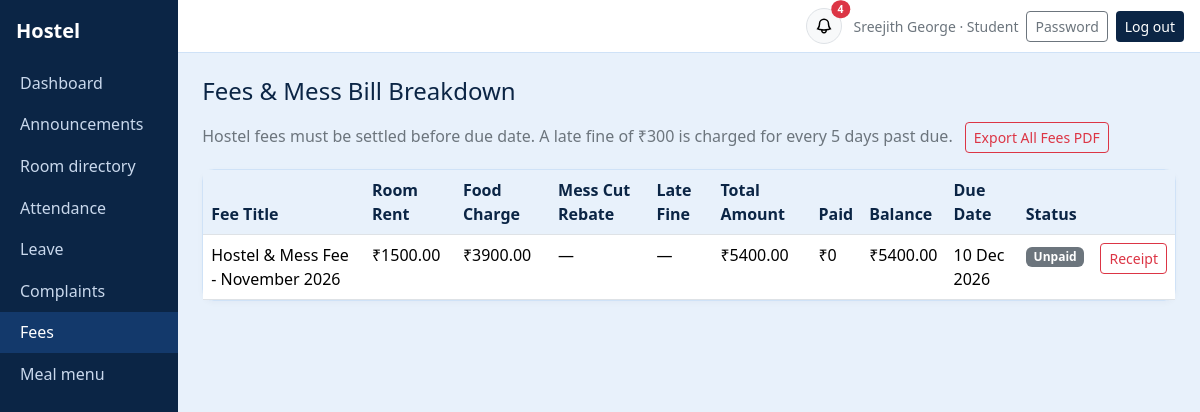
Page /me/fees/ (signed in) on the committed database.
### core/models.py (models this page shows, shortened)
class User(AbstractUser):
    ROLES = [("admin", "Super Admin"), ("warden", "Warden"), ("student", "Student"), ("parent", "Parent")]
    role = models.CharField(max_length=10, choices=ROLES, default="student")
    phone = models.CharField(max_length=20, blank=True)
    must_change_password = models.BooleanField(default=False)
    @property
    def display_name(self):
        return self.get_full_name() or self.username

class Fee(models.Model):
    student = models.ForeignKey(Student, on_delete=models.CASCADE, related_name="fees")
    title = models.CharField(max_length=100)
    amount = models.DecimalField(max_digits=10, decimal_places=2)
    due_date = models.DateField()
    month = models.CharField("Billing month (YYYY-MM)", max_length=7, blank=True)
    rent_amount = models.DecimalField("Fixed Rent", max_digits=10, decimal_places=2, default=Decimal("0.00"), blank=True)
    food_amount = models.DecimalField("Food Charge", max_digits=10, decimal_places=2, default=Decimal("0.00"), blank=True)
    mess_cut_days = models.PositiveIntegerField("Mess Cut Days", default=0, blank=True)
    mess_cut_amount = models.DecimalField("Mess Cut Deduction", max_digits=10, decimal_places=2, default=Decimal("0.00"), blank=True)
    base_amount = models.DecimalField("Base Fee Amount", max_digits=10, decimal_places=2, default=Decimal("0.00"), blank=True)
    fine_amount = models.DecimalField("Late Fine Amount", max_digits=10, decimal_places=2, default=Decimal("0.00"), blank=True)
    fine_waived = models.BooleanField("Waive Late Fine", default=False, blank=True)
    notes = models.CharField("Notes / Breakdown", max_length=255, blank=True)
    class Meta:
        ordering = ["due_date"]
    @property
    def paid(self):
        return self.payments.aggregate(t=Sum("amount"))["t"] or 0
    @property
    def balance(self):
        return self.amount - self.paid
    @property
    def status(self):
        if self.balance <= 0:
            return "Paid"
        if self.paid > 0:
            return "Partly paid"
        return "Overdue" if self.due_date < date.today() else "Unpaid"

### core/views.py (the view, shortened to what this page needs)
# urls.py: path("me/fees/", v.my_fees, name="my_fees"),
@role_required("student", "parent")
def my_fees(request):
    u = request.user
    if u.role == "parent":
        p = getattr(u, "parent", None)
        children = list(p.children.select_related("user").all()) if p else []
        if not children:
            return show(
                request, "plain", title="Fees & Mess Bill Breakdown",
                headers=["Fee Title", "Room Rent", "Food Charge", "Mess Cut Rebate", "Late Fine", "Total Amount", "Paid", "Balance", "Due Date", "Status", ""],
                rows=[],
                note="No student accounts are currently linked to your parent profile.",
            )
        child_id = request.GET.get("child")
        s = None
        if child_id:
            s = next((c for c in children if str(c.pk) == str(child_id)), None)
        if not s:
            s = children[0]
    else:
        children = []
        s = _mine(request)
    for f_obj in s.fees.filter(due_date__lt=date.today()):
        f_obj.sync_late_fine()
    rows = [
        (
            x.title,
            f"₹{x.rent_amount}" if x.rent_amount else "—",
            f"₹{x.food_amount}" if x.food_amount else "—",
            f"-₹{x.mess_cut_amount} ({x.mess_cut_days}d)" if (x.mess_cut_amount and x.mess_cut_amount > 0) else "—",
            f"+₹{x.fine_amount} ({x.overdue_days}d late)" if (x.fine_amount and x.fine_amount > 0) else ("Waived" if x.fine_waived else "—"),
            f"₹{x.amount}",
            f"₹{x.paid}",
            f"₹{x.balance}",
            date_s(x.due_date),
            badge(x.status),
            format_html('<a class="btn btn-sm btn-outline-danger" href="{}">Receipt</a>', reverse("fee_pdf", args=[x.pk])),
        )
        for x in s.fees.all()
    ]
    export_url = reverse("my_fees_export_pdf")
    if u.role == "parent":
        export_url += f"?child={s.pk}"
    child_switcher = ""
    note_text = f'Hostel fees must be settled before due date. A late fine of ₹300 is charged for every 5 days past due. <a class="btn btn-sm btn-outline-danger ms-2" href="{export_url}">Export All Fees PDF</a>'
    note = format_html('{}{}', mark_safe(child_switcher), mark_safe(note_text)) if child_switcher else format_html('{}', mark_safe(note_text))
    title = f"Fees & Mess Bill Breakdown · {s.user.display_name} ({s.roll_no})" if u.role == "parent" else "Fees & Mess Bill Breakdown"
    return show(
        request, "plain", title=title,
        headers=["Fee Title", "Room Rent", "Food Charge", "Mess Cut Rebate", "Late Fine", "Total Amount", "Paid", "Balance", "Due Date", "Status", ""],
        rows=rows,
        note=note,
    )

### core/views.py (called while the page is built)
def badge(t):
    return format_html('<span class="badge text-bg-{}">{}</span>', BADGE.get(str(t), "secondary"), t)

def role_required(*roles):
    def deco(view):
        @wraps(view)
        @login_required
        def inner(request, *a, **k):
            if request.user.role not in roles:
                raise PermissionDenied
            return view(request, *a, **k)
        return inner
    return deco

def show(request, template, **ctx):
    return render(request, f"core/{template}.html", ctx)

def date_s(d):
    return d.strftime("%d %b %Y") if d else "—"

def _mine(request):
    return request.user.student

### core/templates/core/plain.html (shortened to what this page needs)
{% extends "core/base.html" %}{% block content %}
<h4 style="color:var(--navy)" class="mb-3">{{ title }}</h4>{% if note %}<p class="text-secondary">{{ note }}</p>{% endif %}
<div class="card"><div class="table-responsive"><table class="table mb-0"><thead><tr>{% for h in headers %}<th>{{ h }}</th>{% endfor %}</tr></thead><tbody>
{% for r in rows %}<tr>{% for c in r %}<td>{{ c }}</td>{% endfor %}</tr>{% empty %}<tr><td colspan="{{ headers|length }}" class="text-center text-secondary py-4">Nothing here yet.</td></tr>{% endfor %}
</tbody></table></div></div>{% endblock %}

### core/templates/core/base.html (shortened to what this page needs)
{% load static %}<!doctype html>
<html lang="en"><head><meta charset="utf-8"><meta name="viewport" content="width=device-width, initial-scale=1">
<link href="https://cdn.jsdelivr.net/npm/bootstrap@5.3.3/dist/css/bootstrap.min.css" rel="stylesheet">
</head><body>
{% if user.is_authenticated and not hide_nav %}
<div class="d-flex">
 <nav class="sidebar py-3" id="sb"><div class="px-3 pb-3 text-white fs-5 fw-semibold">Hostel</div>
  {% for name, label in nav_items %}<a href="{% url name %}" {% if request.resolver_match.url_name == name or name == 'attendance' and request.resolver_match.url_name == 'attendance_history' or name == 'rooms' and request.resolver_match.url_name == 'room_detail' or name == 'students' and request.resolver_match.url_name == 'student_detail' %}class="active"{% endif %}>{{ label }}</a>{% endfor %}
 </nav>
 <div class="flex-grow-1">
  <div class="topbar d-flex align-items-center justify-content-between px-3 py-2">
   <div class="ms-auto d-flex align-items-center gap-2">
     <div class="dropdown me-1">
       <button class="btn btn-sm btn-light border position-relative rounded-circle p-2 d-flex align-items-center justify-content-center" style="width:36px; height:36px;" type="button" id="notifDropdown" data-bs-toggle="dropdown" aria-expanded="false" title="Notifications">
         {% if unread_notifs_count > 0 %}
           <span class="position-absolute top-0 start-100 translate-middle badge rounded-pill bg-danger" style="font-size: 0.65rem;">
             {{ unread_notifs_count }}
           </span>
         {% endif %}
       </button>
     </div>
     <span class="text-secondary small d-none d-sm-inline">{{ user.display_name }} · {{ user.get_role_display }}</span>
     <a class="btn btn-sm btn-outline-secondary" href="{% url 'password' %}">Password</a>
     <form method="post" action="{% url 'logout' %}" class="d-inline">{% csrf_token %}<button class="btn btn-sm btn-navy">Log out</button></form>
   </div>
  </div>
  <main class="p-3 p-md-4">
{% else %}<main class="container py-4">{% endif %}
  {% block content %}{% endblock %}
 </main>
{% if user.is_authenticated and not hide_nav %}</div></div>{% endif %}
</body></html>

### core/templates/core/base.html (style rules this page uses)
:root { --navy:#0b2545;--sky:#e8f1fb;--sky2:#cfe2f7 }
body { background:var(--sky);min-height:100vh }
.sidebar { background:var(--navy);width:230px;min-height:100vh }
.sidebar a { color:#c9d8ec;text-decoration:none;display:block;padding:.55rem 1.25rem }
.sidebar a:hover,.sidebar a.active { background:#13396b;color:#fff }
.topbar { background:#fff;border-bottom:1px solid var(--sky2) }
.card { border:1px solid var(--sky2); border-radius:12px; box-shadow:0 2px 6px rgba(11,37,69,0.03) }
.btn-navy { background:var(--navy);color:#fff }
.table thead th { background:var(--sky);color:var(--navy);font-weight:600 }

### rows in the picture
User: display_name "Sreejith George", role "Student"
Fee: r "Hostel & Mess Fee - November 2026"

### other values in the picture
{{ label }} "Dashboard" "Announcements" "Room directory" "Attendance" "Leave" "Complaints" "Fees" "Meal menu"
{{ unread_notifs_count }} "4"
{{ title }} "Fees & Mess Bill Breakdown"
{{ note }} "Hostel fees must be settled before due date. A late fine of ₹300 is charged for every 5 days past due. Export All Fees PDF"
{{ h }} "Fee Title" "Room Rent" "Food Charge" "Mess Cut Rebate" "Late Fine" "Total Amount" "Paid" "Balance" "Due Date" "Status"
{{ c }} "₹1500.00" "₹3900.00" "—" "—" "₹5400.00" "₹0" "₹5400.00" "10 Dec 2026" "Unpaid" "Receipt"
